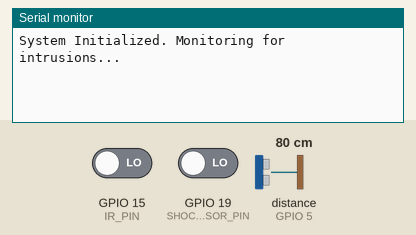
A sketch run on a simulated ESP32. Parts: the last lines printed to the serial monitor. Wiring (inferred from the names in the program): ultrasonic range finder: trigger GPIO 4; echo GPIO 5. The test bench sets the inputs (shaded band); at power-on: distance to the obstacle (sensor on GPIO 5) 80 cm, GPIO 15 (IR_PIN) LOW, GPIO 19 (SHOCK_SENSOR_PIN) LOW. The echo pulse lasts 58.3 µs per cm; WiFi joins after 1.5 s; servers stay silent unless stated.

Above: at 3.0 s.
3.1 s: distance to the obstacle (sensor on GPIO 5) set to 2 cm
At 4.0 s:
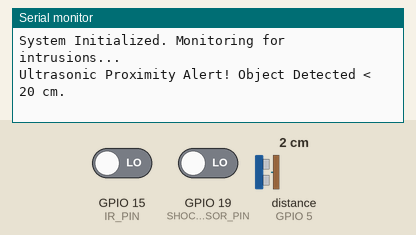
4.6 s: GPIO 15 (IR_PIN) driven HIGH
At 5.1 s:
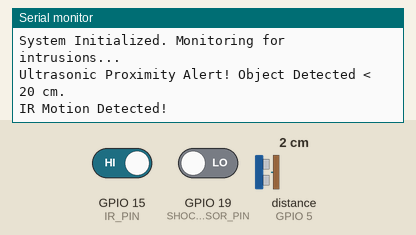

The sketch:

Sensor_Node.ino.ino
```cpp
#define BLYNK_TEMPLATE_ID "TMPL2kz0tmNZU"
#define BLYNK_TEMPLATE_NAME "Quickstart Template"
#define BLYNK_AUTH_TOKEN "8lyVsCLo292MkbHB_LHFhAzu2CWKK1Jq"

#define BLYNK_PRINT Serial
#include <WiFi.h>
#include <BlynkSimpleEsp32.h>

// Blynk Auth Token and Wi-Fi Credentials
char auth[] = "8lyVsCLo292MkbHB_LHFhAzu2CWKK1Jq";  // Replace with Blink token
char ssid[] = "SpectrumSetup-212D";                // Replace with your WiFi SSID
char pass[] = "Jaibalayya";                        // Replace with Wi-Fi password

// Sensor Pins
#define IR_PIN 15          // GPIO pin connected to IR sensor
#define ULTRASONIC_TRIG 4  // GPIO pin for Ultrasonic Trig
#define ULTRASONIC_ECHO 5  // GPIO pin for Ultrasonic Echo
#define SHOCK_SENSOR_PIN 19  // Pin connected to shock sensor

// Thresholds
const int distanceThreshold = 20; // Trigger alert for distance less than 20 cm
bool alertSent = false;

void setup() {
  Serial.begin(115200);
  Blynk.begin(auth, ssid, pass);

  // Sensor setup
  pinMode(IR_PIN, INPUT);
  pinMode(ULTRASONIC_TRIG, OUTPUT);
  pinMode(ULTRASONIC_ECHO, INPUT);
  pinMode(SHOCK_SENSOR_PIN, INPUT);

  Serial.println("System Initialized. Monitoring for intrusions...");
}

void loop() {
  Blynk.run();          // Run Blynk
  detectIntrusion();    // Monitor sensors
}

void detectIntrusion() {
  // IR Sensor Detection
  if (digitalRead(IR_PIN) == HIGH) {
    sendAlert("IR Motion Detected!");
    delay(1000); // Delay to avoid multiple alerts
  }

  // Ultrasonic Sensor Detection
  long duration, distance;
  digitalWrite(ULTRASONIC_TRIG, LOW);
  delayMicroseconds(2);
  digitalWrite(ULTRASONIC_TRIG, HIGH);
  delayMicroseconds(10);
  digitalWrite(ULTRASONIC_TRIG, LOW);

  duration = pulseIn(ULTRASONIC_ECHO, HIGH);
  distance = duration * 0.034 / 2; // Convert to cm

  if (distance < distanceThreshold && !alertSent) {
    sendAlert("Ultrasonic Proximity Alert! Object Detected < 20 cm.");
    alertSent = true;
    delay(1000); // Delay to avoid multiple alerts
  } else if (distance >= distanceThreshold) {
    alertSent = false; // Reset alert status when object is far
  }

  // Updated Shock Sensor Detection
  int sensorValue = digitalRead(SHOCK_SENSOR_PIN);  // Read sensor output
  if (sensorValue == HIGH) {  // Check if shock is detected
    sendAlert("Shock Detected! Possible Intrusion.");
    Serial.println("Shock detected");
    delay(100);  // Debounce delay to avoid repeated messages
  }
}

void sendAlert(String message) {
  // Log the event to the Blynk app
  Blynk.logEvent("intrusion_alert", message); // Ensure "intrusion_alert" is defined in Blynk
  Serial.println(message);
}
```

Measured:
- after the input at 3.1 s, the serial monitor: prints a new line at once (image 1)
- after the input at 4.6 s, the serial monitor: prints a new line at once (image 2)
